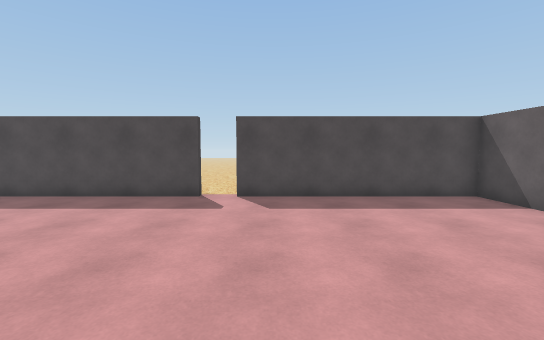
[1] (above)

12 first-person views from a walk through a scene from a Unity 3-D project. The camera is 1.5 m above the floor, tilts 4° down and sees 90° across. Doors are open. The floor is counted in squares, 1 m on a side. Each view is taken from the middle of a square. On the plan, view 1 faces up. The plan holds only what a view shows up to about 14 squares ahead; the rest is blank. The place goes on beyond the plan. Some animated figures are left out.

[2]
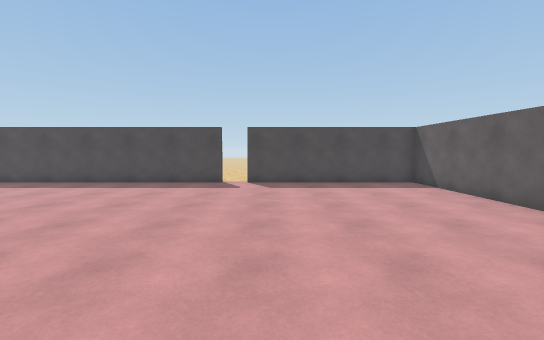

[3]
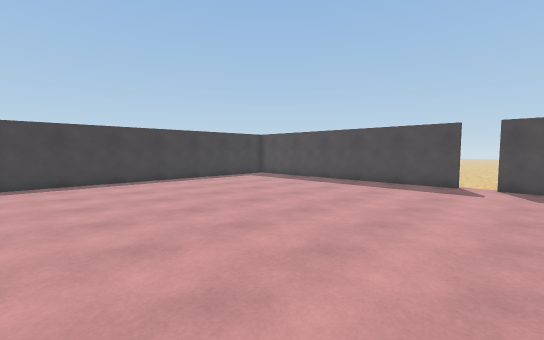

[4]
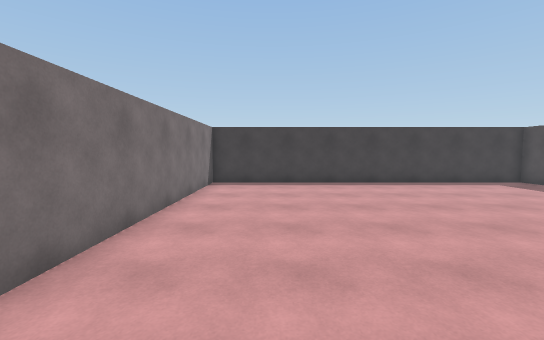

[5]
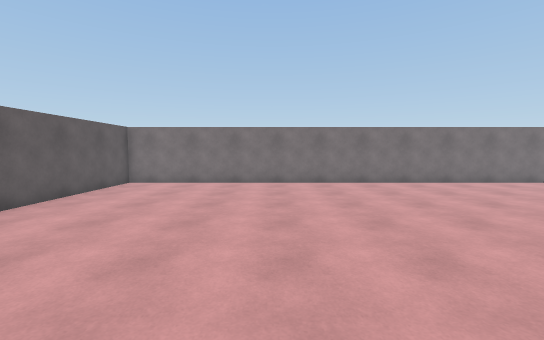

[6]
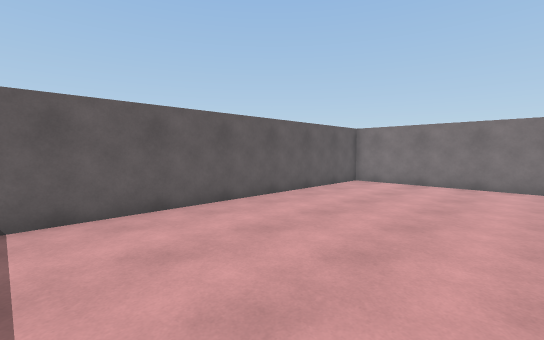

[7]
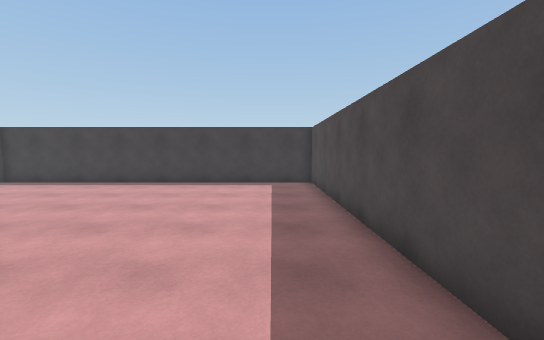

[8]
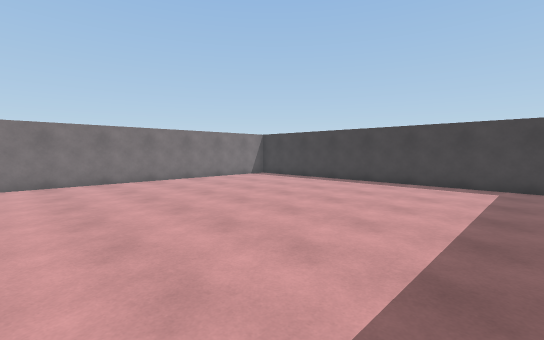

[9]
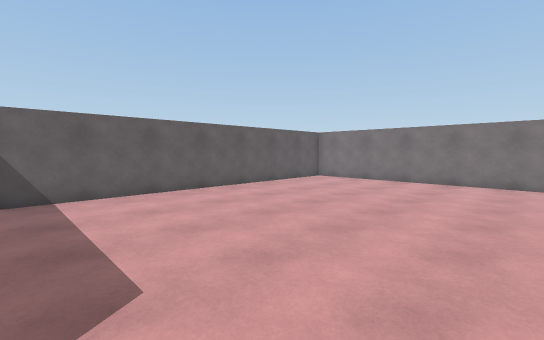

[10]
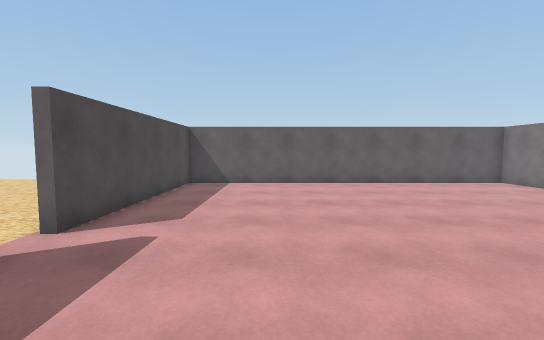

[11]
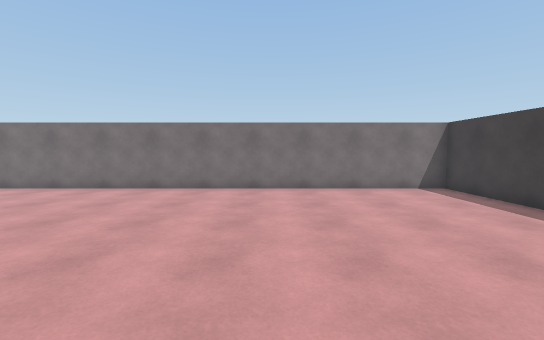

[12]
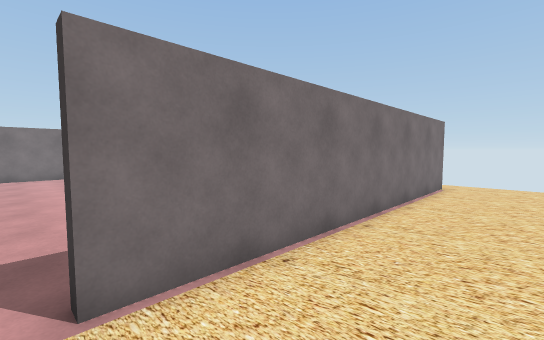

### Floor plan
Points are (right, up) in squares from view 1. A wall is a line through its corners. A room is listed if a view was taken in it or the views show most of it. See-through windows are left out.
Room 1 (views 1, 2, 3, 4, 5, 6, 7, 8, 9, 10, 11)
walls: (-2.4, 8.9) (-13.9, 8.9) (-13.9, -5.8) (6.8, -5.8) (6.8, 8.9) (-1.2, 8.9)
ways out: open door at (-2, 9) to room 2
Room 2 (view 12)
walls: (-14.4, 9.2) (-2.4, 9.2)
ways out: open door at (-2, 9) to room 1; opening at (-15, 9)

Positions as (right, up) in squares from view 1, and headings:
1: (0, 0), facing up
2: (0, -4), facing up
3: (0, -4), facing up-left
4: (-1, -3), facing left
5: (0, 7), facing down
6: (0, 7), facing down-right
7: (-1, 7), facing left
8: (-1, 8), facing down-left
9: (-3, 8), facing down-right
10: (-6, 5), facing right
11: (-7, 5), facing down
12: (-2, 12), facing down-left
